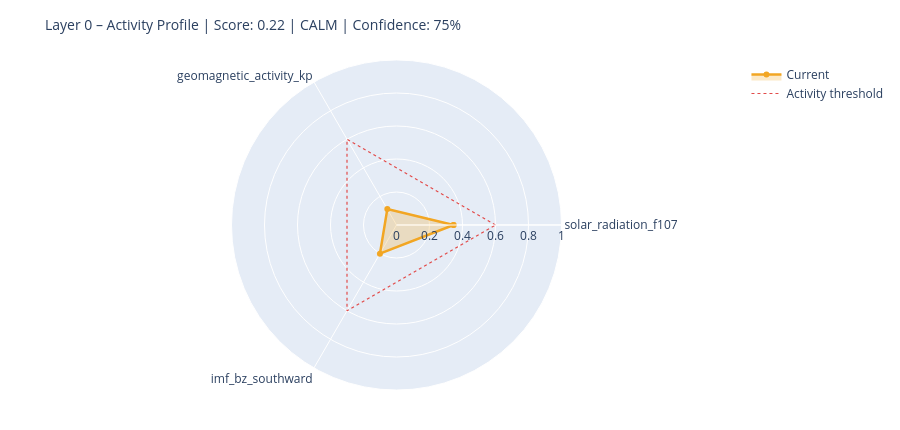

Notebook code cell kept with this figure:
### Markdown cell above
---
## 6. State Assessment & Handoff to Layer 1

### Code cell
# ============================================================
# STEP 1 – Collect raw values with source modes
# Mode: 'primary' | 'fallback_3h' | 'last_valid' | 'missing'
# ============================================================

def safe_last(df, col):
    if df is None or col not in df.columns: return None
    s = df[col].dropna()
    return float(s.iloc[-1]) if not s.empty else None

f107_now = safe_last(df_f107, 'f10.7')
bz_now   = safe_last(df_mag,  'bz_gsm')
kp_now   = safe_last(df_kp,   'kp')
sw_now   = safe_last(df_sw,   'speed')

source_modes = {
    'F10.7':    'primary'  if f107_now is not None else 'missing',
    'Kp':       'primary'  if kp_now   is not None else 'missing',
    'IMF_Bz':   'primary'  if bz_now   is not None else 'missing',
    'SW_speed': 'primary'  if sw_now   is not None else 'missing',
}

# Kp Fallback – 3h endpoint
if kp_now is None:
    try:
        r = requests.get(
            'https://services.swpc.noaa.gov/json/noaa-planetary-k-index.json',
            timeout=10)
        r.raise_for_status()
        fb = pd.DataFrame(r.json())
        tc = next((c for c in fb.columns if 'time' in c.lower()), fb.columns[0])
        kc = next((c for c in fb.columns if 'kp' in c.lower() and c != tc), None)
        if kc:
            fb[kc] = fb[kc].astype(str).str.extract(r'([0-9]+(?:\.[0-9]*)?)')[0]
            fb[kc] = pd.to_numeric(fb[kc], errors='coerce')
            fb = fb[fb[kc] >= 0].dropna(subset=[kc])
            if not fb.empty:
                kp_now = float(fb[kc].iloc[-1])
                source_modes['Kp'] = 'fallback_3h'
                print(f'  Kp fallback (3h): {kp_now:.1f}')
    except Exception as e:
        print(f'  Kp fallback failed: {e}')

# Solar Wind Fallback – last valid value
if sw_now is None and df_sw is not None and 'speed' in df_sw.columns:
    s = df_sw['speed'].dropna()
    if not s.empty:
        sw_now = float(s.iloc[-1])
        source_modes['SW_speed'] = 'last_valid'
        print(f'  SW fallback (last_valid): {sw_now:.0f} km/s')

print()
print('Source modes:', source_modes)

# ============================================================
# STEP 2 – Score from available components only
# ============================================================

def norm(v, lo, hi):
    if v is None: return None
    return max(0.0, min(1.0, (v - lo) / (hi - lo)))

COMPONENTS = {
    'solar_radiation_f107':    (f107_now, norm(f107_now, 60, 250)),
    'geomagnetic_activity_kp': (kp_now,   norm(kp_now,   0,   9)),
    'imf_bz_southward':        (bz_now,   norm(-(bz_now or 0) if bz_now else None, -5, 30)
                                           if bz_now is not None else None),
    'solar_wind_speed':        (sw_now,   norm(sw_now, 300, 800)),
}

available   = {k: v[1] for k, v in COMPONENTS.items() if v[1] is not None}
unavailable = [k for k, v in COMPONENTS.items() if v[1] is None]

layer0_score = round(sum(available.values()) / len(available), 4) if available else None
confidence   = round(len(available) / len(COMPONENTS), 2)

level = ('unknown'  if layer0_score is None
         else 'calm'     if layer0_score < 0.3
         else 'moderate' if layer0_score < 0.6
         else 'active')

# ============================================================
# STEP 3 – Dominant Driver
# ============================================================

def dominant_driver(kp, f107, bz, sw):
    candidates = []
    if kp   is not None and kp   >= 4:   candidates.append(('geomagnetic',    kp / 9))
    if sw   is not None and sw   >= 500:  candidates.append(('solar_wind',     sw / 800))
    if bz   is not None and bz   <= -5:   candidates.append(('imf_southward',  abs(bz) / 30))
    if f107 is not None and f107 >= 150:  candidates.append(('solar_radiation',f107 / 250))
    return max(candidates, key=lambda x: x[1])[0] if candidates else 'none'

driver = dominant_driver(kp_now, f107_now, bz_now, sw_now)

# ============================================================
# STEP 4 – Downstream expectations
# ============================================================

def downstream_expectation(driver, score, kp, bz, f107):
    exp = {
        'magnetosphere':        'calm',
        'ionosphere':           'calm',
        'schumann_resonance':   'unchanged',
        'lithosphere_currents': 'low',
    }
    if driver == 'geomagnetic' or (kp and kp >= 5):
        exp['magnetosphere']        = 'compressed / storm'
        exp['ionosphere']           = 'elevated disturbance (TEC variability)'
        exp['schumann_resonance']   = 'elevated amplitude possible'
        exp['lithosphere_currents'] = 'elevated induction currents'
    elif driver == 'imf_southward' or (bz and bz <= -5):
        exp['magnetosphere']        = 'energy coupling active'
        exp['ionosphere']           = 'elevated electron density possible'
        exp['schumann_resonance']   = 'slight modulation possible'
    elif driver == 'solar_radiation' or (f107 and f107 >= 150):
        exp['ionosphere']           = 'elevated ionization (F-layer)'
        exp['schumann_resonance']   = 'slightly elevated background activity'
    return exp

downstream = downstream_expectation(driver, layer0_score, kp_now, bz_now, f107_now)

# ============================================================
# CONSOLE OUTPUT
# ============================================================

W = 58
print('=' * W)
print('LAYER 0 – STATE ASSESSMENT')
print('=' * W)
for name, (raw_v, score_v) in COMPONENTS.items():
    if score_v is not None:
        bar = '█' * int(score_v * 20) + '░' * (20 - int(score_v * 20))
        print(f'  {name:<35}  {bar}  {score_v:.2f}')
    else:
        print(f'  {name:<35}  {"─" * 20}  n/a')
print('-' * W)
print(f'  Score ({len(available)}/{len(COMPONENTS)} components):  {layer0_score:.3f}')
print(f'  Confidence:         {confidence:.0%}')
print(f'  Level:              {level.upper()}')
print(f'  Dominant Driver:    {driver}')

# Radar chart
cats = list(available.keys())
vals = list(available.values())
if len(cats) >= 3:
    fig = go.Figure()
    fig.add_trace(go.Scatterpolar(
        r=vals + [vals[0]], theta=cats + [cats[0]],
        fill='toself', fillcolor='rgba(242,166,35,0.25)',
        line=dict(color='#F2A623', width=2.5), name='Current'
    ))
    fig.add_trace(go.Scatterpolar(
        r=[0.6] * (len(cats) + 1), theta=cats + [cats[0]],
        line=dict(color='#E24B4A', dash='dot', width=1.2),
        mode='lines', name='Activity threshold'
    ))
    fig.update_layout(
        title=dict(text=f'Layer 0 – Activity Profile | Score: {layer0_score:.2f} | {level.upper()} | Confidence: {confidence:.0%}',
                   font=dict(size=14)),
        polar=dict(radialaxis=dict(visible=True, range=[0, 1])),
        height=430, showlegend=True,
        margin=dict(l=60, r=60, t=60, b=40)
    )
    fig.show()

### Figure 1 — Plotly figure (JSON) as saved in the notebook; plotly's stock layout.template omitted (floating-point values rounded to 4 significant figures)
{"data": [{"fill": "toself", "fillcolor": "rgba(242,166,35,0.25)", "line": {"color": "#F2A623", "width": 2.5}, "name": "Current", "r": [0.3457, 0.1111, 0.2009, 0.3457], "theta": ["solar_radiation_f107", "geomagnetic_activity_kp", "imf_bz_southward", "solar_radiation_f107"], "type": "scatterpolar"}, {"line": {"color": "#E24B4A", "dash": "dot", "width": 1.2}, "mode": "lines", "name": "Activity threshold", "r": [0.6, 0.6, 0.6, 0.6], "theta": ["solar_radiation_f107", "geomagnetic_activity_kp", "imf_bz_southward", "solar_radiation_f107"], "type": "scatterpolar"}], "layout": {"height": 430, "margin": {"b": 40, "l": 60, "r": 60, "t": 60}, "polar": {"radialaxis": {"range": [0, 1], "visible": true}}, "showlegend": true, "title": {"font": {"size": 14}, "text": "Layer 0 – Activity Profile | Score: 0.22 | CALM | Confidence: 75%"}}}
